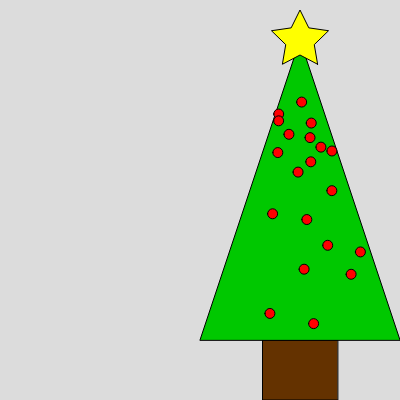
Frame 1 (no input)
Frame 60 (no input): identical to frame 1, image omitted
Frame 120 (the mouse pressed at the canvas centre since frame 60): identical to frame 1, image omitted

The p5.js sketch that drew this single still picture (run headless with seeded random() and noise() and a simulated clock; from frame 60 on, the mouse is pressed at the canvas centre):

// p5.js sketch
// ── sketch.js
//OBS: Dette er heller ikke opgave 2 i bogen, men stadig juletræsprojektet, det er bare andet forsøg.
//Forskellen mellem denne og det tidligere forsøg er, at jeg nu vil lave hele træet som en klasse.
//Lavet af Aske Nordfalk.
let tree;
let stjernerotation=3.25;
let kugleypos=[];
let kuglexpos=[];


function setup() {
  createCanvas(400, 400);
  tree = new Tree(100,60,75,300,200);
  background(220);
  
  tree.makeballs();
  tree.show();

  
  
}

function draw() {
 

  
  
  
}

class Tree {
  constructor (center=width/2 , stammeheight=50 , stammewidth=40 ,
               granheight=150 , granwidth=100, starsize=30 ,
               kugleamount=20 , kuglediameter=10 )
  {
    this.c=center;
    this.sh=stammeheight;
    this.sw=stammewidth;
    this.gh=granheight;
    this.gw=granwidth/2;
    this.ss=starsize;
    this.am=kugleamount;
    this.d=kuglediameter;
    this.Tan=granheight/(granwidth/2);
    
  
  }
  /*Denne metode genererer x- og y-koordinater for julekuglerne.
  Der er desværre ikke noget bias mod de lavere dele af treæt, så kuglerne klumper sig tit sammen i de øvre dele.*/
  makeballs(){
    //Dette loop gentages så mange gange, der er amount, og så ikke mere.
  while (kugleypos.length<tree.am){

    //Her genererer jeg y-positionerne for kuglerne.
    kugleypos.push(random(tree.sh , tree.sh+tree.gh-tree.ss));
   
    /*Denne kodestumpt genererer en xposition for en kugle ud fra en yposition, så denne x-position altid er inden for grannet.
    Det gør den ved at bruge lidt trigonometri. 
    Hvis man lader en vandret linje skære grannet, vil den nye trekant, der dannes mellem skæringspunkterne og toppen, være ligedannet med grantrekanten.
    Dette gælder også, hvis vi deler grannet op i to retvinklede trekanter, og vi dermed kan bruge de mere simple dele af trigonometri.
    Jeg har her brugt en formel der siger, at modstående katete / tangens til vinkel = hosliggende katete.
    I dette tilfælde er den modstående katete forskellen mellem den tilfældigt genererede y-position og træets top.
    */
    kuglexpos.push(
      random(tree.c-(tree.sh+tree.gh-kugleypos[kugleypos.length-1])/tree.Tan ,
        tree.c +(tree.sh+tree.gh-kugleypos[kugleypos.length-1])/tree.Tan)
    );
  }
  }
  show() {
    push();
    //Disse to linjer gør, at punktet (0 , 0) er i nederste venstre hjørne, hvilket gør det lettere at lave træet.
    translate(height,width);
    rotate(PI);
    
    
    //lavkugler();

    //Selve stammen tegnes
    fill(100,50,0);
    rect(this.c-this.sw/2,0,this.sw,this.sh);

    //Træets blade/grene tegnes
    fill(0,200,0);
    triangle(this.c-this.gw , this.sh , this.c, this.sh+this.gh , this.c+this.gw , this.sh);

    //Stjernen tegnes
    fill(255,255,0);
    star(this.c , this.sh+this.gh , this.ss/2 , this.ss , 5);
    
    //Julekuglerne tegnes
    fill(255,0,0);
    for (let i=0; i<this.am;i++){
    circle(kuglexpos[i] , kugleypos[i] , this.d)
    }
    
    pop();
  }
}


//Følgende kode er stjålet fra internettet. jeg har addet stjernerotation og har ikke glemt linket,
//Så jeg kan ikke fjerne stjernerotation igen... Men det fungerer!
function star(x, y, radius1, radius2, npoints) {
  let angle = TWO_PI / npoints;
  let halfAngle = angle / 2.0;
  beginShape();
  for (let a = stjernerotation*angle; a < TWO_PI+stjernerotation*angle; a += angle) {
    let sx = x + cos(a) * radius2;
    let sy = y + sin(a) * radius2;
    vertex(sx, sy);
    sx = x + cos(a + halfAngle) * radius1;
    sy = y + sin(a + halfAngle) * radius1;
    vertex(sx, sy);
  }
  endShape(CLOSE);
  
}
